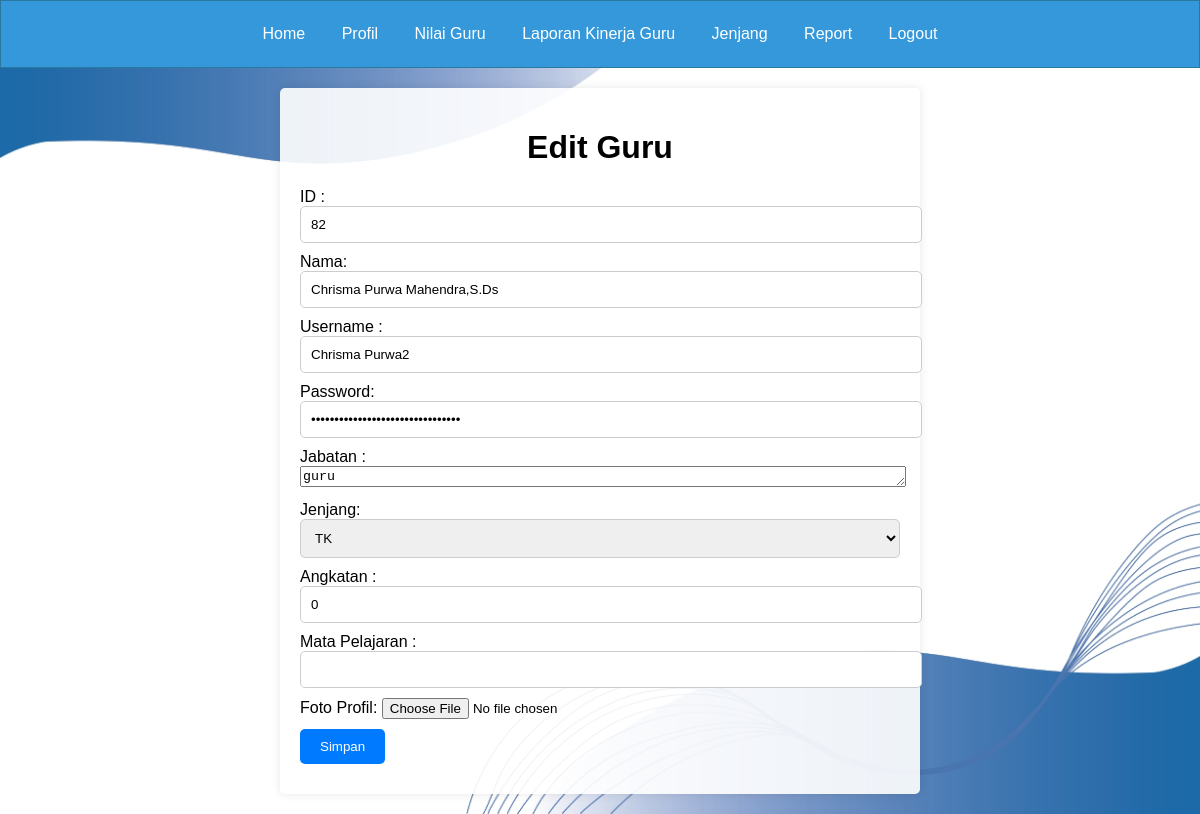
Screenshot of /page_ubah_peg_kepsek.php?id=82 with the database file from the repository.
### tables this page shows
CREATE TABLE `tabel_jabatan` (
  `id` int(11) NOT NULL,
  `nama` varchar(255) NOT NULL,
  `tgl_lahir` date NOT NULL,
  `username` varchar(100) NOT NULL,
  `password` varchar(100) NOT NULL,
  `jabatan` enum('pendidikan','kepsek','sdm','guru','admin') DEFAULT NULL,
  `jenjang` varchar(10) NOT NULL,
  `angkatan` int(11) DEFAULT NULL,
  `Kode_id` int(10) DEFAULT NULL
);

### page_ubah_peg_kepsek.php (the view, shortened to what this page needs)
<?php
include "koneksi.php";
?>
<!DOCTYPE html>
<html lang="en">
<head>
</head>
<body>
<div class="navbar-kepsek" id="navbar-guru">
        <a href="page_kepsek.php">Home</a>
        <a href="page_profil_kepsek.php">Profil</a>
        <a href="page_beri_nilai_kepsek.php">Nilai Guru</a>
        <a href="page_laporan_kinerja_guru_kepsek.php">Laporan Kinerja Guru</a>
        <a href="page_jenjang2_kepsek.php">Jenjang</a>
        <a href="page_report_kepsek.php">Report</a>
        <a href="logout.php">Logout</a>
    </div>
    <?php
    $id = $_GET['id'];
    $data = mysqli_query($koneksi,"select * from tabel_jabatan where id='$id'");
    while($d = mysqli_fetch_array($data)){
    ?>
    <div class="container">
        <h1>Edit Guru</h1>
        <form method="post" enctype="multipart/form-data" action="proses_update.php">
            <div class="form-group">
                <label for="id">ID :</label>
                <input type="text" class="form-control" id="id" name="id" value="<?php echo $d['id'];?>" readonly>
            </div>
            <div class="form-group">
                <label for="nama">Nama:</label>
                <input type="text" class="form-control" id="nama" name="nama" value="<?php echo $d['nama'];?>">
            </div>
            <div class="form-group">
                <label for="username">Username :</label>
                <input type="text" class="form-control" id="username" name="username" value="<?php echo $d['username'];?>">
            </div>
            <div class "form-group">
                <label for="password">Password:</label>
                <input type="password" class="form-control" id="password" name="password" value="<?php echo $d['password'];?>">
            <div class="form-group">
                <label for="jabatan">Jabatan :</label>
                <textarea id="jabatan" name="jabatan" rows="1" style="width: 100%;"><?php echo $d['jabatan'];?></textarea>
            </div>
            <div class="form-group">
            <label for="sa1">Jenjang:</label>
                <select class="form-control" id="sa1" name="sa1">
                <option value="0">TK</option>
            </select>
            <br>
            <div class="form-group">
                <label for="tahunpenilaian">Angkatan :</label>
                <input type="text" class="form-control" id="tahunpenilaian" name="tahunpenilaian" value="<?php echo $d['angkatan'];?>">
            </div>
            <div class="form-group">
                <label for="matapelajaran">Mata Pelajaran :</label>
                <input type="text" class="form-control" id="matapelajaran" name="matapelajaran" value="">
            </div>
            <div class="form-group">
                <label for="berkas">Foto Profil:</label>
                <input type="file" id="berkas" name="berkas">
            </div>
            <button type="submit" class="btn">Simpan</button>
        </form>
    </div>
    <?php
    }
    ?>
</body>
</html>

### page_ubah_peg_kepsek.php (style rules this page uses)
body { font-family: Arial, sans-serif; background: url('bgnusput.jpg') no-repeat center center fixed; background-size: cover; margin: 0; padding: 0; }
.navbar-kepsek { background-color: #3498db; border: 1px solid #2978a0; padding: 10px 0; text-align: center; }
.navbar-kepsek a { display: inline-block; color: white; text-align: center; padding: 14px 16px; text-decoration: none; }
.container { background-color: rgba(255, 255, 255, 0.9); padding: 20px; margin: 20px auto; max-width: 600px; border-radius: 5px; box-shadow: 0 0 10px rgba(0, 0, 0, 0.1); }
h1 { text-align: center; }
.form-group { margin: 10px 0; }
.form-control { width: 100%; padding: 10px; border: 1px solid #ccc; border-radius: 5px; }
.btn { background-color: #007BFF; color: white; border: none; padding: 10px 20px; border-radius: 5px; cursor: pointer; }

### rows the page displays
tabel_jabatan: id "82", nama "Chrisma Purwa Mahendra,S.Ds", username "Chrisma Purwa2", jabatan "guru", tahunpenilaian "0"
